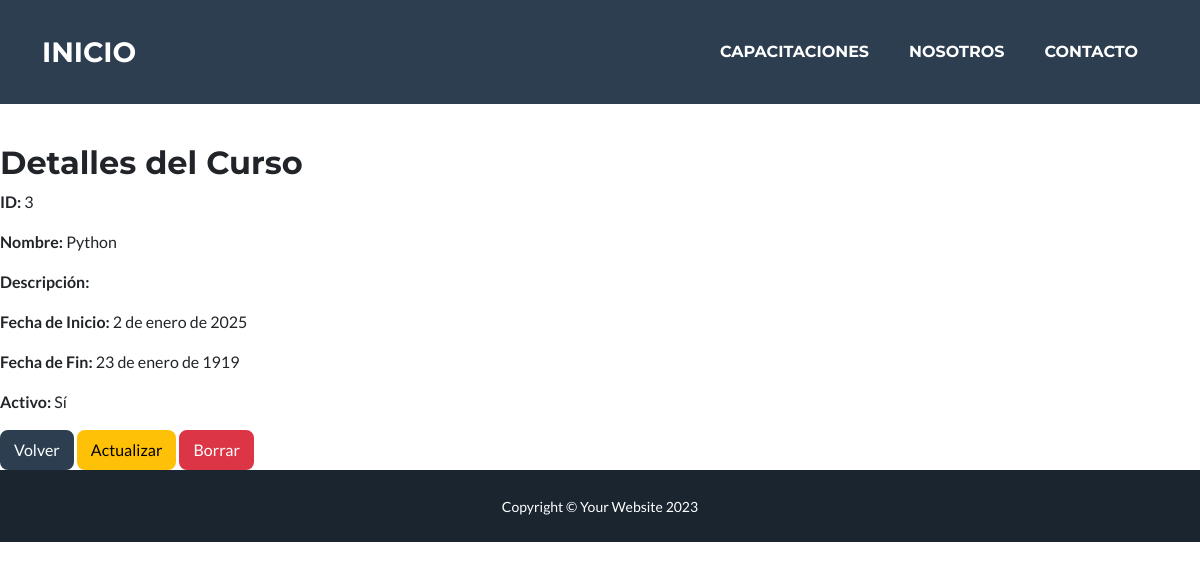
The page /cursos/detallar/3/ on the database its author committed.
### cursos/models.py (models this page shows, shortened)
class Cursos(models.Model):
    nombre = models.CharField(max_length=200, unique=False)
    comision = models.CharField(max_length=200, blank=True, null=True)
    descripcion = models.TextField(blank=True, null=True)
    fecha_inicio = models.DateField()
    fecha_fin = models.DateField()
    activo = models.BooleanField(default=True)

### cursos/views.py (the view)
# urls.py: path('detallar/<int:pk>/', CursoDetallar.as_view(), name='cursos-detallar'),
class CursoDetallar(DetailView):
    model = Cursos
    template_name = 'cursos/cursos-detallar.html'
    context_object_name = 'curso'

### cursos/templates/cursos/cursos-detallar.html
{% extends 'base.html' %}
{% block content %}
    <h2>Detalles del Curso</h2>
    <p><strong>ID:</strong> {{ curso.id }}</p>
    <p><strong>Nombre:</strong> {{ curso.nombre }}</p>
    <p><strong>Descripción:</strong> {{ curso.descripcion }}</p>
    <p><strong>Fecha de Inicio:</strong> {{ curso.fecha_inicio }}</p>
    <p><strong>Fecha de Fin:</strong> {{ curso.fecha_fin }}</p>
    <p><strong>Activo:</strong> {{ curso.activo|yesno:"Sí,No" }}</p>
    <a href="{% url 'cursos-leer' %}" class="btn btn-secondary">Volver</a>
    <a href="{% url 'cursos-actualizar' curso.id %}" class="btn btn-warning">Actualizar</a>
    <a href="{% url 'cursos-borrar' curso.id %}" class="btn btn-danger">Borrar</a>
{% endblock %}

### rows shown on the page
Cursos: id "3", nombre "Python", fecha_inicio "2 de enero de 2025", fecha_fin "23 de enero de 1919", activo "Sí"
